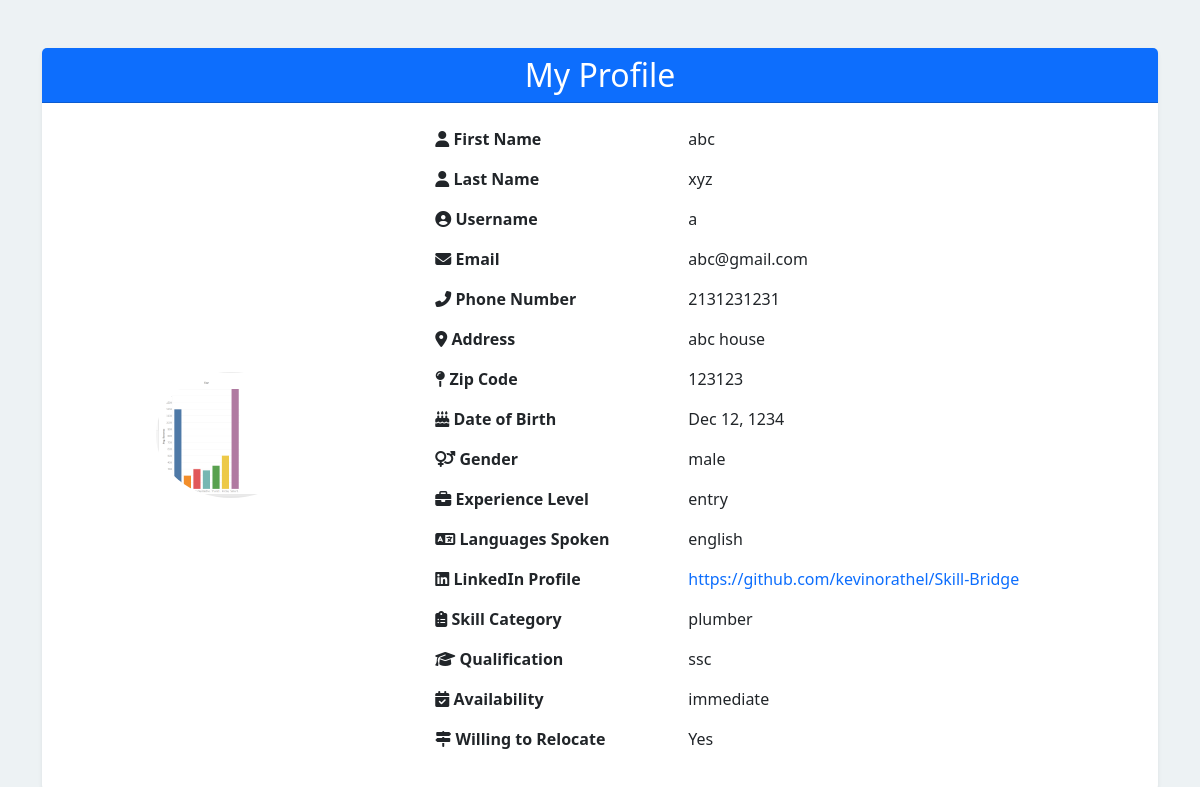
Screenshot of /my-profile/a/ with the database file from the repository.
### Application/models.py (models this page shows)
class User(models.Model):
    user_id = models.AutoField(primary_key=True)
    first_name = models.CharField(max_length=30)
    last_name = models.CharField(max_length=30)
    username = models.CharField(max_length=30, null=True, unique=True)
    email = models.EmailField(unique=True)
    phone_no = models.CharField(max_length=30)
    password = models.CharField(max_length=128, null=True)
    address = models.TextField()
    zipcode = models.CharField(max_length=30)
    role = models.IntegerField()
    type = models.IntegerField()
    profile_picture = models.ImageField(upload_to='images/', null=True, blank=True)
    date_of_birth = models.DateField(null=True, blank=True)
    gender = models.CharField(max_length=10, null=True, blank=True)
    experience_level = models.CharField(max_length=20, null=True, blank=True)
    languages_spoken = models.CharField(max_length=255, null=True, blank=True)
    linkedin_profile = models.URLField(null=True, blank=True)
    resume = models.FileField(upload_to='resumes/', null=True, blank=True)
    skill_category = models.CharField(max_length=30, null=True, blank=True)
    qualification = models.CharField(max_length=30, null=True, blank=True)
    availability = models.CharField(max_length=20, null=True, blank=True)
    willing_to_relocate = models.BooleanField(default=False)
    class Meta:
        db_table = 'User'

### Application/views.py (the view)
# urls.py: path('my-profile/<str:username>/', views.my_profile, name='my_profile'),
def my_profile(request, username):
    try:
        user = User.objects.get(username=username)
    except User.DoesNotExist:
        return redirect('login')
    if user.type == 1:
        user_data = {
            'username': user.username,
            'firstName': user.first_name,
            'lastName': user.last_name,
            'profile_picture_url': user.profile_picture,
            "phone_no": user.phone_no,
            'email': user.email,
            'address': user.address,
            'zipcode': user.zipcode,
        }
        return render(request, 'Application/client-my-profile.html', {
            'user': user_data,
            'MEDIA_URL': settings.MEDIA_URL
        })
    elif user.type == 2:
        user_data = {
            'username': user.username,
            'firstName': user.first_name,
            'lastName': user.last_name,
            'profile_picture_url': user.profile_picture,
            "phone_no": user.phone_no,
            'email': user.email,
            'address': user.address,
            'zipcode': user.zipcode,
            'date_of_birth': user.date_of_birth,
            'gender': user.gender,
            'experience_level': user.experience_level,
            'languages_spoken': user.languages_spoken,
            'linkedin_profile': user.linkedin_profile,
            'skill_category': user.skill_category,
            'qualification': user.qualification,
            'availability': user.availability,
            'willing_to_relocate': user.willing_to_relocate
        }
        return render(request, 'Application/specialist-my-profile.html', {
            'user': user_data,
            'MEDIA_URL': settings.MEDIA_URL
        })

### Application/templates/Application/specialist-my-profile.html (shortened to what this page needs)
<!DOCTYPE html>
<html lang="en">
{% load static %}
<head>
    <link href="https://cdn.jsdelivr.net/npm/bootstrap@5.3.0-alpha3/dist/css/bootstrap.min.css" rel="stylesheet">
    <link rel="stylesheet" href="{% static 'css/my-profile.css' %}">
</head>
<body>
    <div class="container mt-5">
        <div class="card shadow-sm border-0">
            <div class="card-header bg-primary text-white text-center">
                <h2 class="mb-0">My Profile</h2>
            </div>
            <div class="card-body">
                <div class="row align-items-center">
                    <div class="col-md-4 text-center mb-4">
                        {% if user.profile_picture_url %}
                            <img src="{{ MEDIA_URL }}{{ user.profile_picture_url }}" class="rounded-circle img-fluid" alt="Profile Picture" width="150">
                        {% else %}
                            <img src="{% static 'images/generic-pfp.jpg' %}" class="rounded-circle img-fluid" alt="Default Profile Picture" width="150">
                        {% endif %}
                    </div>
                    <div class="col-md-8">
                        <table class="table table-borderless">
                            <tbody>
                                <tr>
                                    <th><i class="fas fa-user"></i> First Name</th>
                                    <td>{{ user.firstName }}</td>
                                </tr>
                                <tr>
                                    <th><i class="fas fa-user"></i> Last Name</th>
                                    <td>{{ user.lastName }}</td>
                                </tr>
                                <tr>
                                    <th><i class="fas fa-user-circle"></i> Username</th>
                                    <td>{{ user.username }}</td>
                                </tr>
                                <tr>
                                    <th><i class="fas fa-envelope"></i> Email</th>
                                    <td>{{ user.email }}</td>
                                </tr>
                                <tr>
                                    <th><i class="fas fa-phone-alt"></i> Phone Number</th>
                                    <td>{{ user.phone_no }}</td>
                                </tr>
                                <tr>
                                    <th><i class="fas fa-map-marker-alt"></i> Address</th>
                                    <td>{{ user.address }}</td>
                                </tr>
                                <tr>
                                    <th><i class="fas fa-map-pin"></i> Zip Code</th>
                                    <td>{{ user.zipcode }}</td>
                                </tr>
                                <tr>
                                    <th><i class="fas fa-birthday-cake"></i> Date of Birth</th>
                                    <td>{{ user.date_of_birth|date:"M d, Y" }}</td>
                                </tr>
                                <tr>
                                    <th><i class="fas fa-venus-mars"></i> Gender</th>
                                    <td>{{ user.gender }}</td>
                                </tr>
                                <tr>
                                    <th><i class="fas fa-briefcase"></i> Experience Level</th>
                                    <td>{{ user.experience_level }}</td>
                                </tr>
                                <tr>
                                    <th><i class="fas fa-language"></i> Languages Spoken</th>
                                    <td>{{ user.languages_spoken }}</td>
                                </tr>
                                <tr>
                                    <th><i class="fab fa-linkedin"></i> LinkedIn Profile</th>
                                    <td>
                                        {% if user.linkedin_profile %}
                                            <a href="{{ user.linkedin_profile }}" target="_blank" class="text-decoration-none">{{ user.linkedin_profile }}</a>
                                        {% else %}
                                            Not Provided
                                        {% endif %}
                                    </td>
                                </tr>
                                <tr>
                                    <th><i class="fas fa-clipboard-list"></i> Skill Category</th>
                                    <td>{{ user.skill_category }}</td>
                                </tr>
                                <tr>
                                    <th><i class="fas fa-graduation-cap"></i> Qualification</th>
                                    <td>{{ user.qualification }}</td>
                                </tr>
                                <tr>
                                    <th><i class="fas fa-calendar-check"></i> Availability</th>
                                    <td>{{ user.availability }}</td>
                                </tr>
                                <tr>
                                    <th><i class="fas fa-map-signs"></i> Willing to Relocate</th>
                                    <td>{{ user.willing_to_relocate|yesno:"Yes,No" }}</td>
                                </tr>
                            </tbody>
                        </table>
                    </div>
                </div>
            </div>
        </div>
    </div>
</body>
</html>

### Application/static/css/my-profile.css (style rules this page uses)
body, html { background-color: #EDF2F4; }

### rows the page displays
User: profile_picture_url (picture), firstName "abc", lastName "xyz", email "abc@gmail.com", phone_no "2131231231", address "abc house", zipcode "123123", date_of_birth "Dec 12, 1234", gender "male", experience_level "entry", languages_spoken "english", linkedin_profile "https://github.com/kevinorathel/Skill-Bridge", skill_category "plumber", qualification "ssc", availability "immediate"

### other values shown
{{ user.username }} "a"
{{ user.willing_to_relocate|yesno:"Yes,No" }} "Yes"
